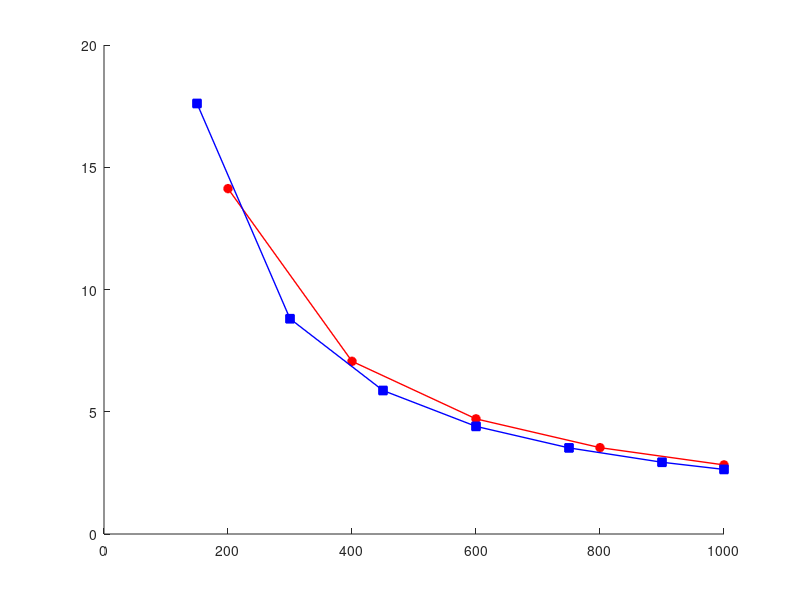

MATLAB code to generate this figure: (Note: this script raises an error after producing the figure.)
clear
Rmin = [-82, -81, -79, -77, -74, -70, -66, -65]; % 最小受信感度 [dBm]
TR = [6, 9, 12, 18, 24, 36, 48, 54]; % 伝送レート [Mbps]
databit = [24, 36, 48, 72, 96, 144, 192, 216]; % OFDMシンボルごとのデータビット[bit]

Tp = 10; % 送信電力 [dBm]
f = 2.4 * 10^9; % 周波数 [Hz]
c = 3 * 10^8; % 光速 [m/s]

PLCP_pre = 16; % PLCPプリアンブル[μs]
PLCPhead_sig = 1; % PLCPヘッダ（シグナル）[μs]
PLCPhead_ser = 16; % PLCPヘッダ（サービス）[μs]
ACK = 80; % 802.11ACKフレーム[bit]
MAC = 192; % 802.11MACヘッダ[bit]
LLC = 64; % LLCヘッダ[bit]
packet = 12000; % IPパケット長[bit]
FCS = 32; % FCS[bit]
tail = 6; % テイルビット[bit]
SIFS = 10; % [μs]
DIFS = 34; % [μs]
backoff = 101.5; % 平均バックオフ制御時間 [μs]

max_distance = 1000; % 最大距離 [m]

% フィルタリング: 54 Mbps, 24 Mbps, 18 Mbps のみ
indices = ismember(TR, [54, 24, 18]);
Rmin = Rmin(indices);
TR = TR(indices);
databit = databit(indices);

% 初期化
overhead = zeros(size(TR)); % オーバーヘッドの配列
payload = zeros(size(TR)); % ペイロードの配列
N = zeros(size(TR)); % 送信回数

% フィギュア1: スループットのプロット
figure;
hold on;

markers = {'o', 's', 'd'}; % 点の形状を指定
colors = {'r', 'b', '[0 0.5 0]'}; % 色を指定

for i = 1:length(Rmin)
    Rmin_current = Rmin(i);
    TR_current = TR(i);
    databit_current = databit(i);
    
    % 最大伝送距離の計算
    Lfs = Tp - Rmin_current; % 距離減衰 [dB]
    d_max = floor(((10^(Lfs / 20)) * c) / (4 * pi * f) / 50) * 50; % 最大伝送距離 [m]
    
    % フレームの計算
    ACK_t = PLCP_pre + (PLCPhead_sig + ceil((PLCPhead_ser + ACK + FCS + tail) / databit_current)) * 4;
    data_t = PLCP_pre + (PLCPhead_sig + ceil((PLCPhead_ser + MAC + LLC + packet + FCS + tail) / databit_current)) * 4;
    data_o_t = PLCP_pre + (PLCPhead_sig + ceil(ceil((PLCPhead_ser + MAC + LLC + packet + FCS + tail) / databit_current) - packet / databit_current)) * 4;
    
    % スループットを計算して繰り返しプロット
    if mod(max_distance, d_max) == 0
        distances = d_max:d_max:max_distance; 
    else
        distances = [d_max:d_max:max_distance max_distance];
    end
    throughput2 = zeros(size(distances)); % スループット配列の初期化
    payload_t = packet / databit_current * 4;
    N(i) = length(distances);
    
    for j = 1:length(distances)
        D = distances(j);
        total_tt = (ACK_t + data_t + SIFS + backoff + 6) * (D / d_max); % トータル時間計算
        overhead(i) = (ACK_t + data_o_t + SIFS + backoff + 6) * (D / d_max); % オーバーヘッドの総時間
        payload(i) = payload_t * (D / d_max); % ペイロードの送信時間
        throughput2(j) = packet / total_tt; % スループット [Mbps]
    end

    % プロット
    plot(distances, throughput2, ['-' markers{i}], 'Color', colors{i},'LineWidth', 1, 'MarkerSize', 6, 'MarkerFaceColor', colors{i}, 'DisplayName', sprintf('伝送レート:%d Mbps', TR_current));
end

% グラフのラベルとタイトル設定
xlabel('距離 [m]', 'FontSize',14, 'FontWeight', 'demi'); % X軸ラベル
ylabel('スループット [Mbps]', 'FontSize', 14, 'FontWeight', 'demi'); % Y軸ラベル

% 目盛りのフォントサイズ設定
set(gca, 'FontSize', 10); % 目盛り数字を大きく設定

grid on;

% 凡例を設定
lgd = legend;
lgd.FontSize = 9; % 凡例フォントサイズ
lgd.Location = 'best'; % 自動配置
% x軸のメモリを200ごとに設定
xticks(0:200:max_distance);
hold off;
% フィギュア2: オーバーヘッドとペイロード時間の積み上げ棒グラフ
figure;
b = bar(1:length(TR), [overhead', payload'], 'stacked', 'BarWidth', 0.3); % 等間隔の整数インデックスを使用

% x軸のラベルを設定（例として伝送レートを表示）
xticks(1:length(TR)); % x軸を等間隔の整数インデックスに設定
xticklabels(arrayfun(@(x) sprintf('%d Mbps', x), TR, 'UniformOutput', false)); % カスタムラベルを設定

% グラフのラベルとタイトル設定
xlabel('伝送レート'); % 任意のラベル
ylabel('時間 [μs]');
title('伝送レートに対するオーバーヘッドとペイロードの時間');
grid on;

% 各ペイロードバーの部分にN-1等分の線を引く
hold on;
for i = 1:length(TR)
    num_lines = N(i) - 1; % 分割する線の数
    if num_lines > 0
        % ペイロード部分の高さ（青い部分）を取得
        payload_height = payload(i); 
        
        % 各分割の高さ
        y_step = payload_height / N(i); 
        
        for k = 1:num_lines
            y_position = overhead(i) + k * y_step; % 線を引くy位置（ペイロードの上部から）
            % ペイロード部分の上に黒い直線を引く
            plot([i - 0.15, i + 0.15], [y_position, y_position], 'k-', 'LineWidth', 0.5); % 黒い直線を描画
        end
    end
end
hold off;
